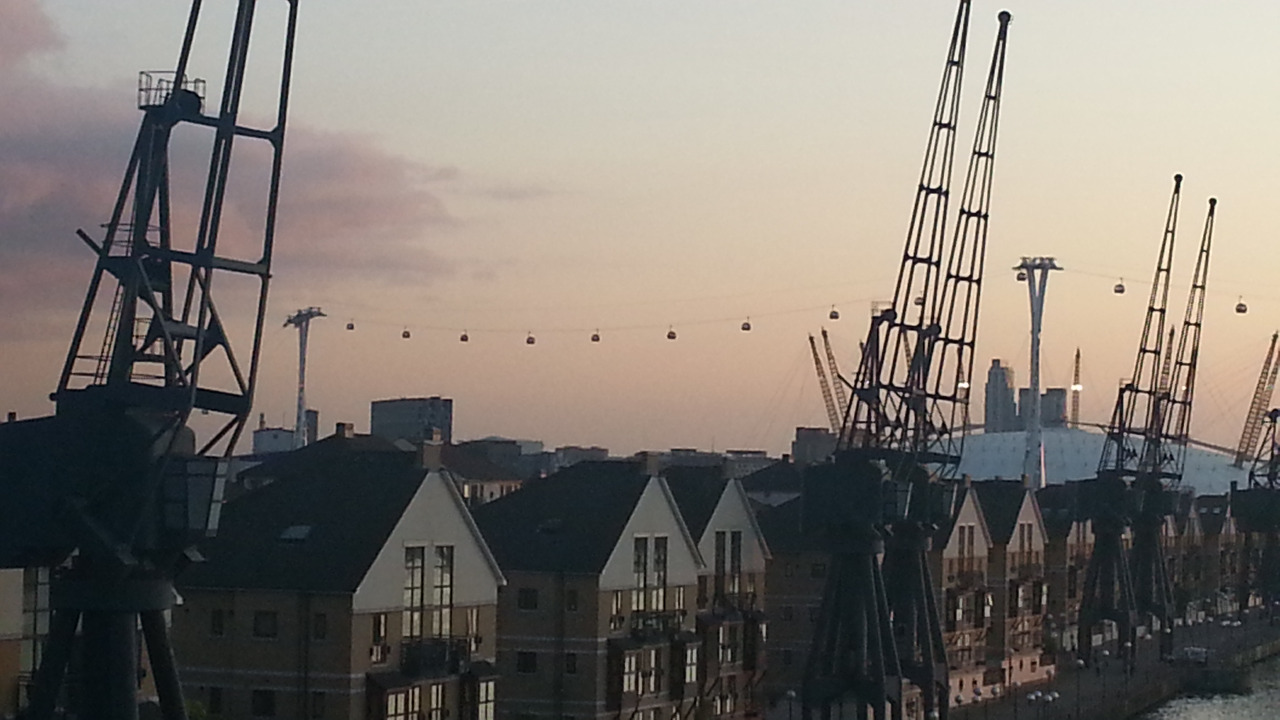
#> input picture photos/ph.jpeg, 1280 x 720 px
$ python histogram.py
#> lines starting #> are read from the running program, lines starting #| are printed output that depends on the picture; after the words box and inside, x2 and y2 are one past the last pixel; in counts of white or black regions, pixels touching at a corner belong together
import cv2 as cv
import matplotlib.pyplot as plt
import numpy as np

img=cv.imread('photos/ph.jpeg')
#> img is the input picture: shape (720, 1280, 3); mean B, G, R 112.2, 118.7, 124.9
cv.imshow('park',img)


blank = np.zeros(img.shape[:2],dtype='uint8')

#creating the shape of the mask
mask=cv.circle(blank,(img.shape[1]//2,img.shape[0]//2),100,255,-1)
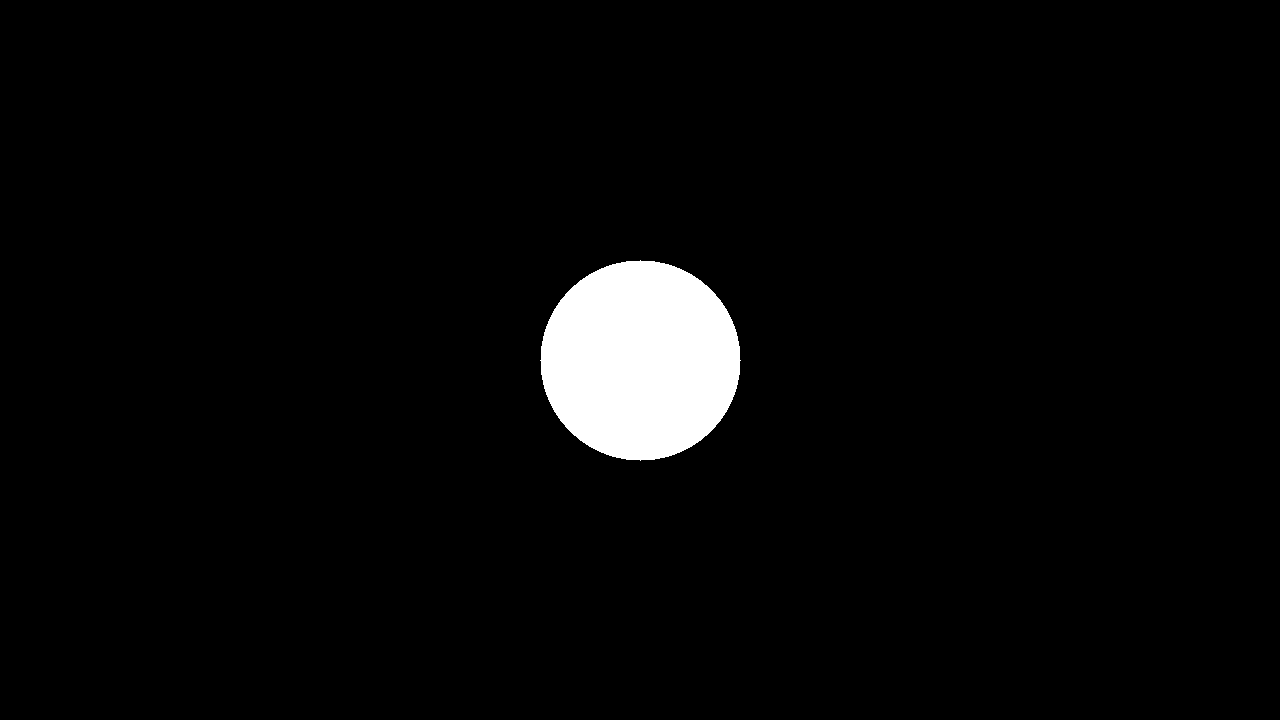
#> blank: shape (720, 1280); 3.4% white; 1 white region, box (x1, y1, x2, y2) and area: (540, 260, 741, 461) 31417

gray=cv.cvtColor(img,cv.COLOR_BGR2GRAY)
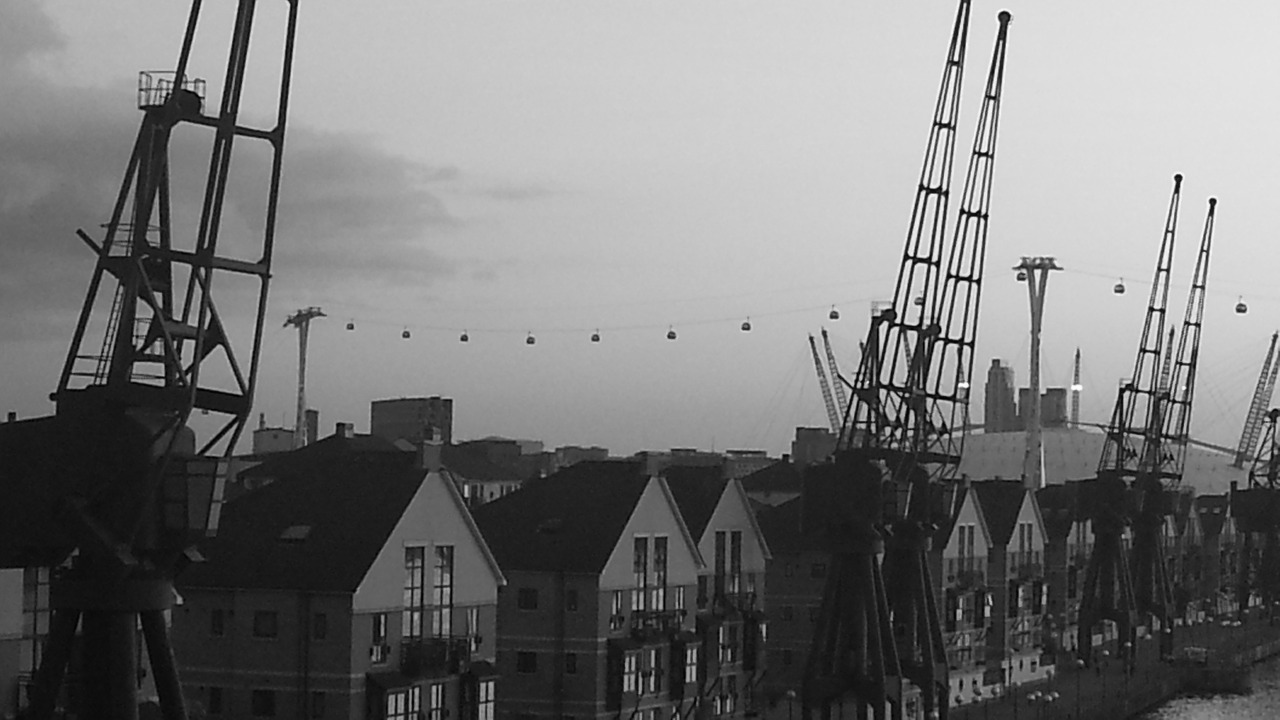
#> gray: shape (720, 1280); min 0, max 255, mean 119.8
cv.imshow('grey',gray)

#creating the mask for the image
masked=cv.bitwise_and(img,img,mask=mask)
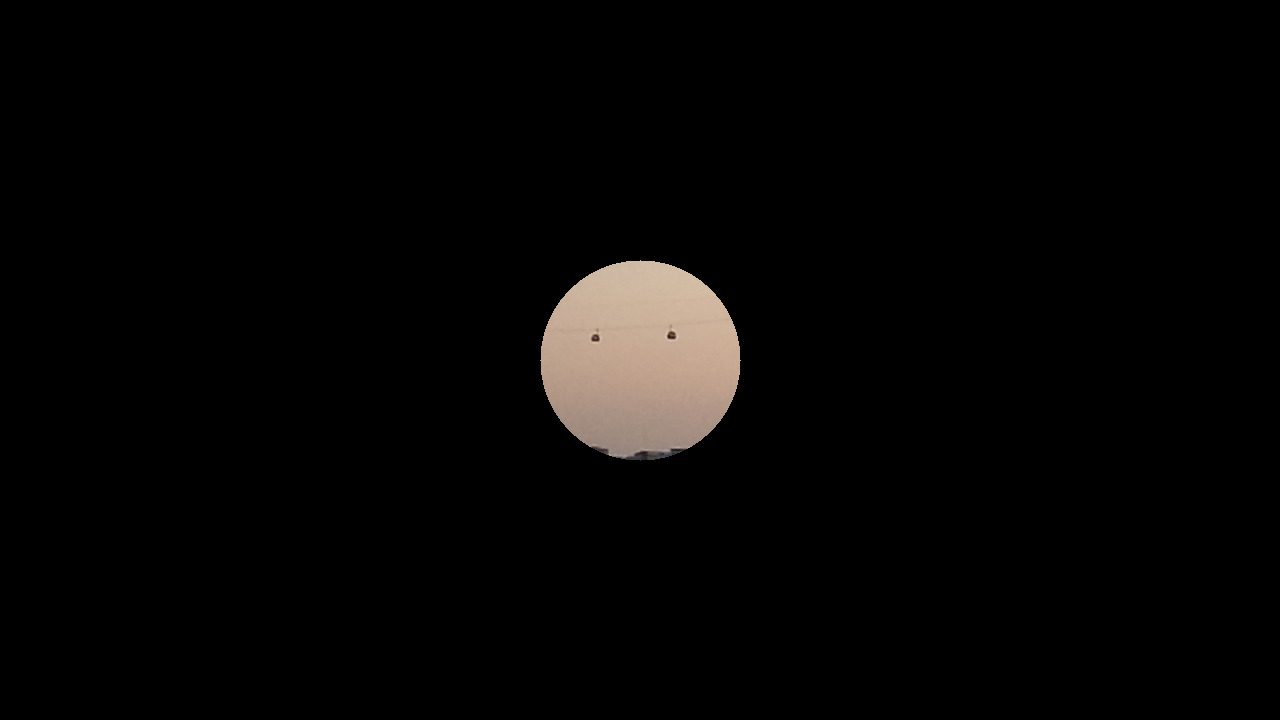
#> masked: shape (720, 1280, 3); mean B, G, R 4.9, 5.5, 6.4
cv.imshow('mask',masked)


# #grayscale histogram
# gray_hist=cv.calcHist([gray],[0],mask,[256],[0,256])


plt.figure()
plt.title('Color histogram')
plt.xlabel('bins')# basically plots the pixel instensity in # pixels
plt.ylabel('# of pixels')


#color histogram
colors=('b','g','r')
for i,col in enumerate(colors):
    hist=cv.calcHist([img],[i],mask,[256],[0,256])
    plt.plot(hist,color=col)
    plt.xlim([0,256])
plt.show()
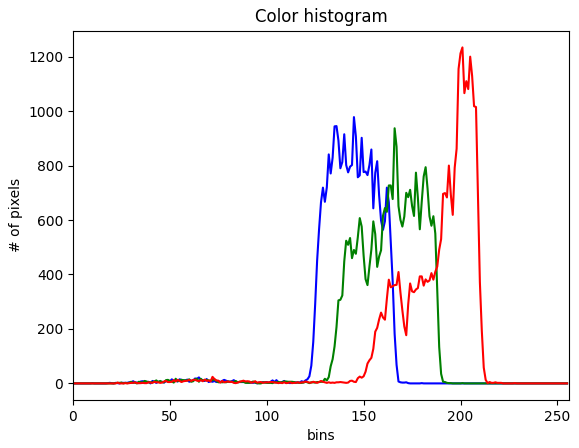
#> figure drawn by matplotlib, 1 panel; curve peaks at x = 145, y = 978; curve peaks at x = 166, y = 937; curve peaks at x = 201, y = 1234
cv.waitKey(0)


cv.waitKey(0)

$ run again, with photos/pa.jpeg copied over photos/ph.jpeg
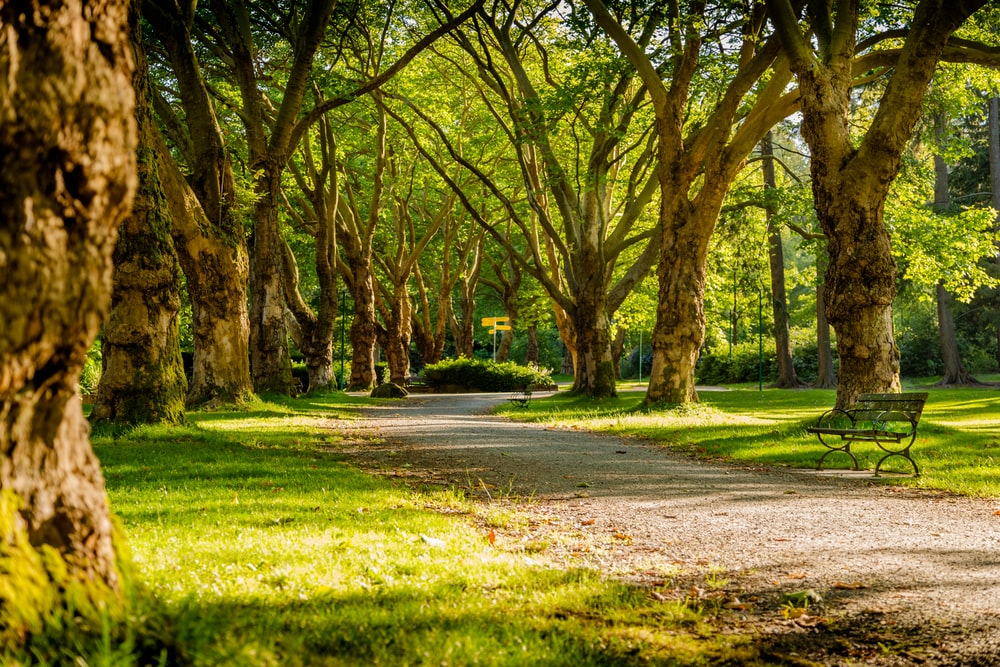
#> input picture photos/pa.jpeg, 1000 x 667 px
#> img is the input picture: shape (667, 1000, 3); mean B, G, R 33.5, 105.7, 114.4
#> `mask=cv.circle(blank,(img.shape[1]//2,img.shape[0]//2),100,255,-1)`:
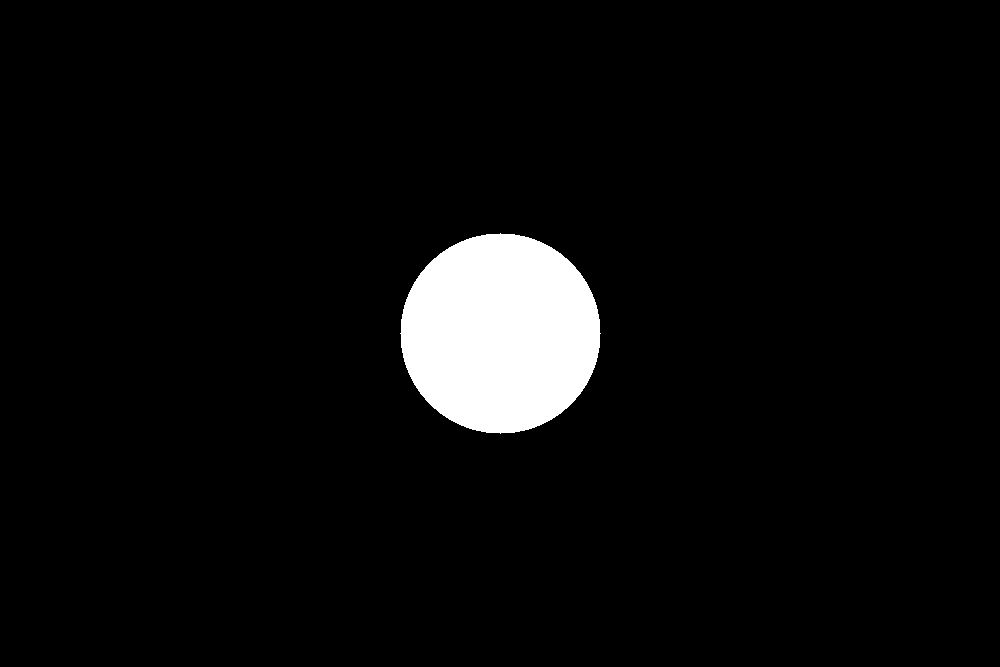
#> blank: shape (667, 1000); 4.7% white; 1 white region, box (x1, y1, x2, y2) and area: (400, 233, 601, 434) 31417
#> `plt.show()`:
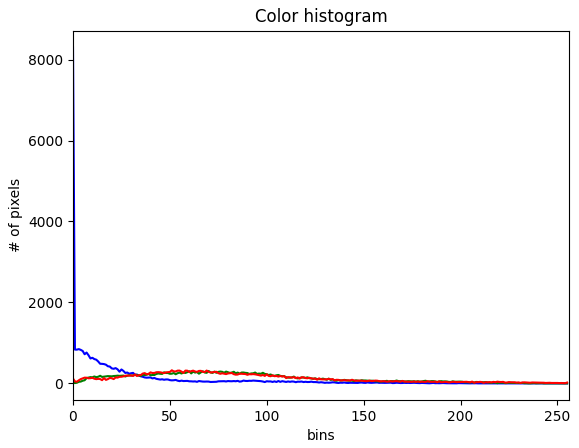
#> figure drawn by matplotlib, 1 panel; curve peaks at x = 0, y = 8300; curve peaks at x = 70, y = 307; curve peaks at x = 51, y = 324

$ run again, with photos/libg.jpg copied over photos/ph.jpeg
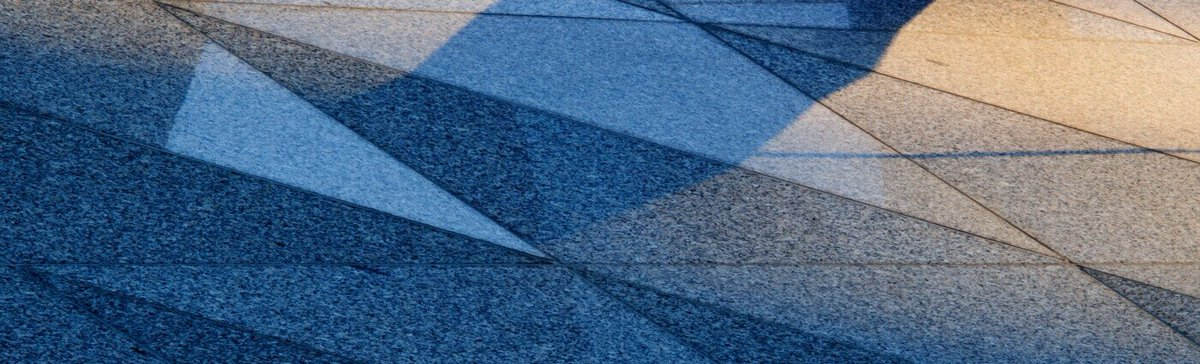
#> input picture photos/libg.jpg, 1200 x 364 px
#> img is the input picture: shape (364, 1200, 3); mean B, G, R 131.7, 105.9, 82.3
#> `mask=cv.circle(blank,(img.shape[1]//2,img.shape[0]//2),100,255,-1)`:
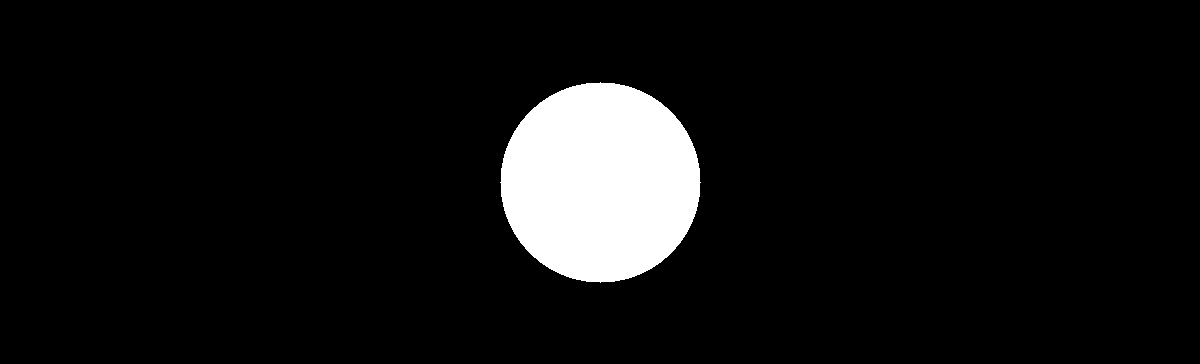
#> blank: shape (364, 1200); 7.2% white; 1 white region, box (x1, y1, x2, y2) and area: (500, 82, 701, 283) 31417
#> `plt.show()`:
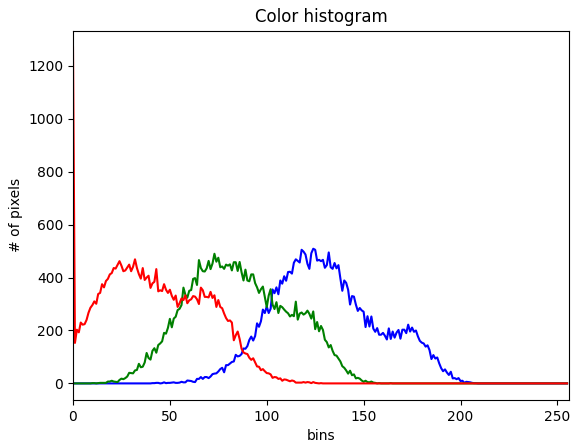
#> figure drawn by matplotlib, 1 panel; curve peaks at x = 124, y = 509; curve peaks at x = 73, y = 490; curve peaks at x = 0, y = 1270
